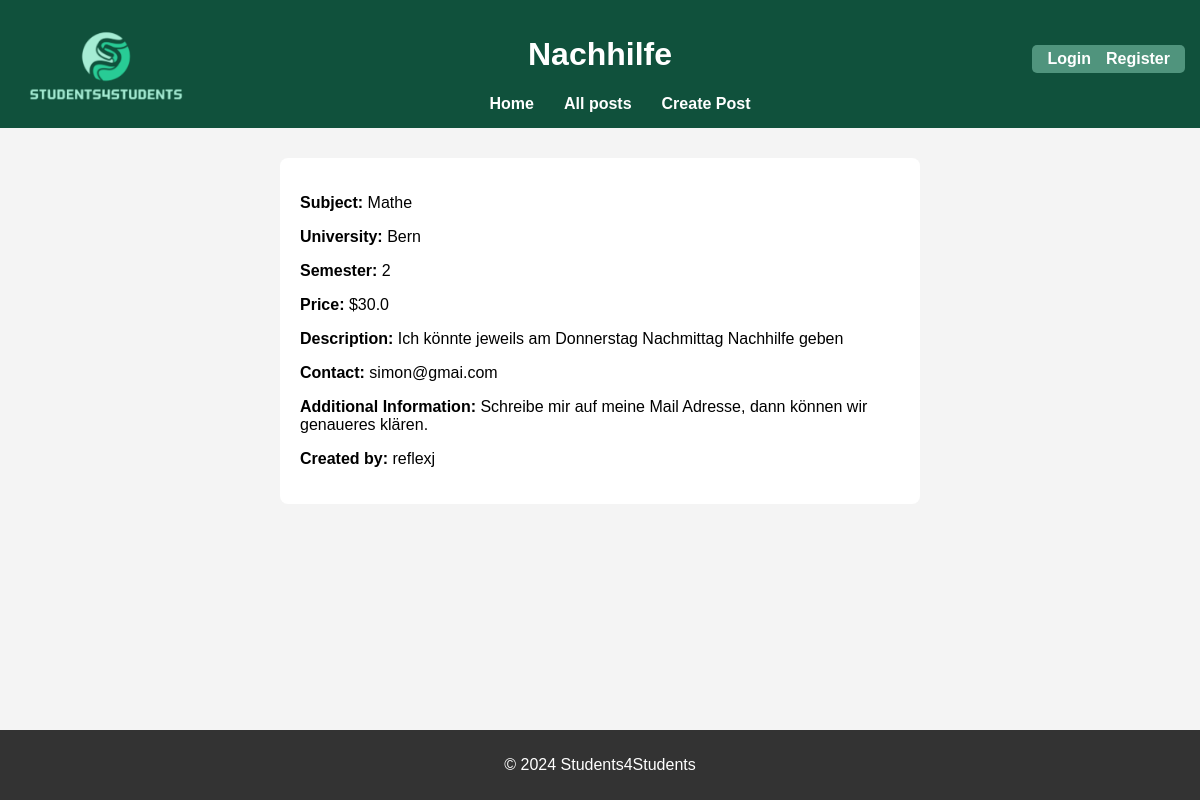
/service/1, run on the app's committed database.
### app.py (models this page shows, shortened)
class ServicePost(db.Model):
    id = db.Column(db.Integer, primary_key=True)
    title = db.Column(db.String(100), nullable=False)
    description = db.Column(db.String(200), nullable=False)
    price = db.Column(db.Float, nullable=False)
    subject = db.Column(db.String(100), nullable=False)
    university = db.Column(db.String(100), nullable=False)
    semester = db.Column(db.String(50), nullable=False)
    contact =db.Column(db.String(100), nullable = False)
    additional_info =db.Column(db.String(200), nullable = True)
    user_id = db.Column(db.Integer, db.ForeignKey('user.id'), nullable=False)

class User(db.Model, UserMixin):
    id = db.Column(db.Integer, primary_key=True)
    username = db.Column(db.String(150), unique=True, nullable=False)
    email = db.Column(db.String(150), unique=True, nullable=False)
    password = db.Column(db.String(150), nullable=False)
    posts = db.relationship('ServicePost', backref='user', lazy=True)

### app.py (the view)
@app.route('/service/<int:service_id>')
def service_detail(service_id):
    service = ServicePost.query.get_or_404(service_id)
    return render_template('service_detail.html', service=service)

### templates/service_detail.html (shortened to what this page needs)
<!DOCTYPE html>
<html lang="en">
<head>
    <link rel="stylesheet" href="{{ url_for('static', filename='style.css') }}">
</head>
<body>
    <header>
        <a href="/">
            <img src="{{ url_for('static', filename='images/logo.png') }}" alt="Website Logo" id="logo">
        </a>
        <h1>{{ service.title }}</h1>
        <nav>
            <ul>
                <li><a href="/">Home</a></li>
                <li><a href="/allposts">All posts</a></li>
                <li><a href="/createpost">Create Post</a></li>
            </ul>
        </nav>
        <section class="auth-links">
            {% if current_user.is_authenticated %}
                <a href="/profile">Your Profile</a>
                <a href="{{ url_for('logout') }}">Logout</a>
            {% else %}
                <a href="{{ url_for('login') }}">Login</a>
                <a href="{{ url_for('register') }}">Register</a>
            {% endif %}
        </section>
    </header>
    <main>
        <form>
            <p><strong>Subject:</strong> {{ service.subject }}</p>
            <p><strong>University:</strong> {{ service.university }}</p>
            <p><strong>Semester:</strong> {{ service.semester }}</p>
            <p><strong>Price:</strong> ${{ service.price }}</p>
            <p><strong>Description:</strong> {{ service.description }}</p>
            <p><strong>Contact:</strong> {{ service.contact}}</p>
            <p><strong>Additional Information:</strong> {{ service.additional_info}}</p>
            <p><strong>Created by:</strong> {{ service.user.username }}</p>
        </form>
    </main>
    <footer>
        <p>&copy; 2024 Students4Students</p>
    </footer>
</body>
</html>

### static/style.css (style rules this page uses)
body { font-family: Arial, sans-serif; background-color: #f4f4f4; margin: 0; padding: 0; display: flex; flex-direction: column; min-height: 100vh; }
header { background-color: #10513c; color: white; text-align: center; padding: 15px; position: relative; }
nav { display: flex; justify-content: center; align-items: center; width: 100%; }
nav ul { list-style-type: none; display: flex; gap: 30px; margin: 0; justify-content: center; align-items: center; text-align: center; }
nav ul li { margin: 0; }
nav ul li a { text-decoration: none; color: #fff; font-weight: bold; text-align: center; }
.auth-links { display: flex; gap: 15px; background-color: #50947d; position: absolute; padding: 5px 15px; border-radius: 5px; margin-left: auto; right: 15px; top: 15px; }
.auth-links a { color: white; text-decoration: none; font-weight: bold; display: inline-block; transition: transform 0.3s ease; }
main { flex: 1; }
footer { text-align: center; padding: 10px; background-color: #333; color: white; }
section { text-align: center; background-color: #fff; max-width: 620px; border-radius: 8px; margin: 30px auto; padding: 10px; }
form { max-width: 600px; margin: 30px auto; padding: 20px; background-color: #fff; border-radius: 8px; }
header img { max-height: 80px; object-fit: contain; position: absolute; top: 25px; left: 25px; }

### data on the page
ServicePost: title "Nachhilfe", subject "Mathe", university "Bern", semester "2", price "30.0", description "Ich könnte jeweils am Donnerstag Nachmittag Nachhilfe geben", contact "simon@gmai.com", additional_info "Schreibe mir auf meine Mail Adresse, dann können wir genaueres klären."
User: user.username "reflexj"
